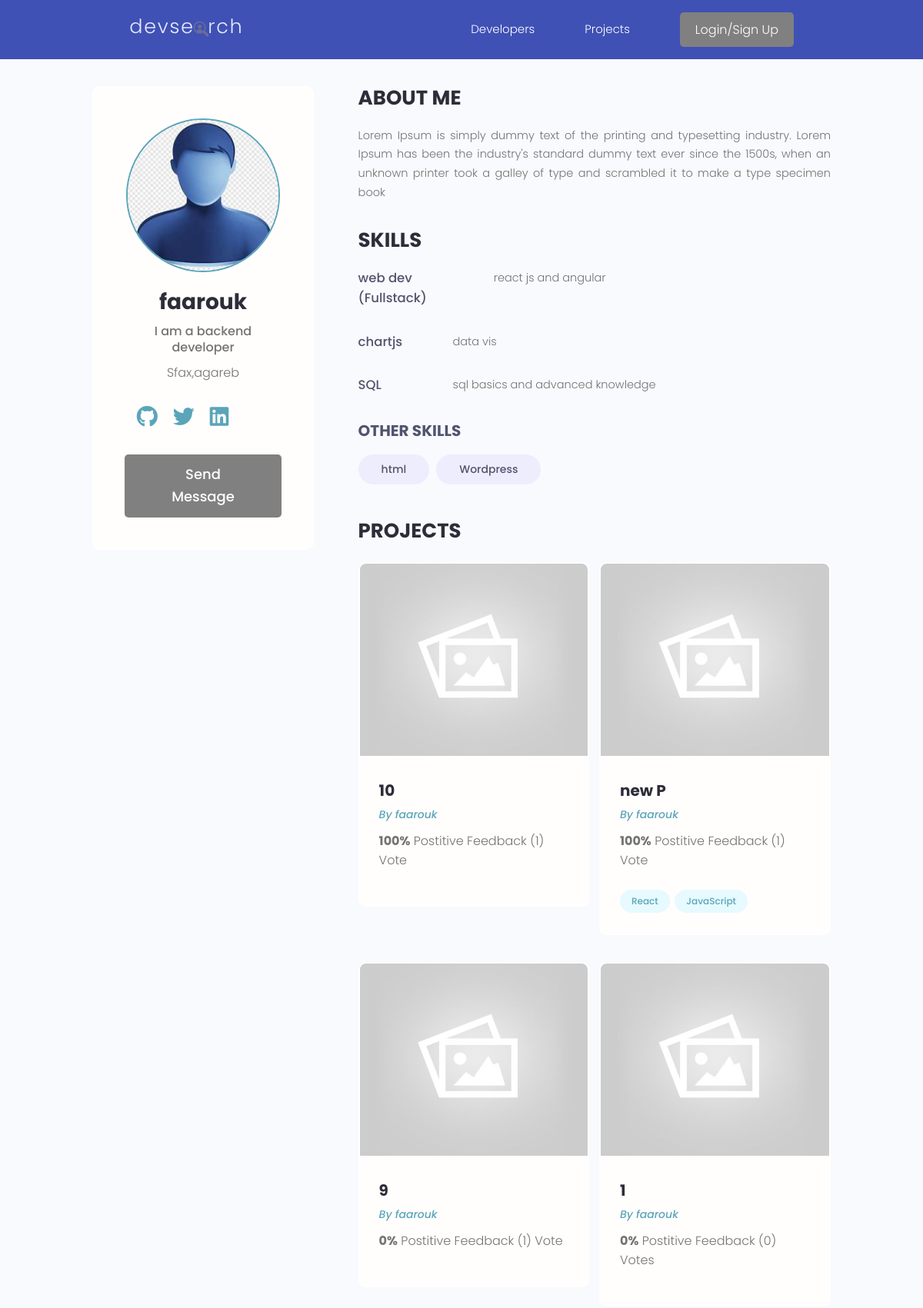
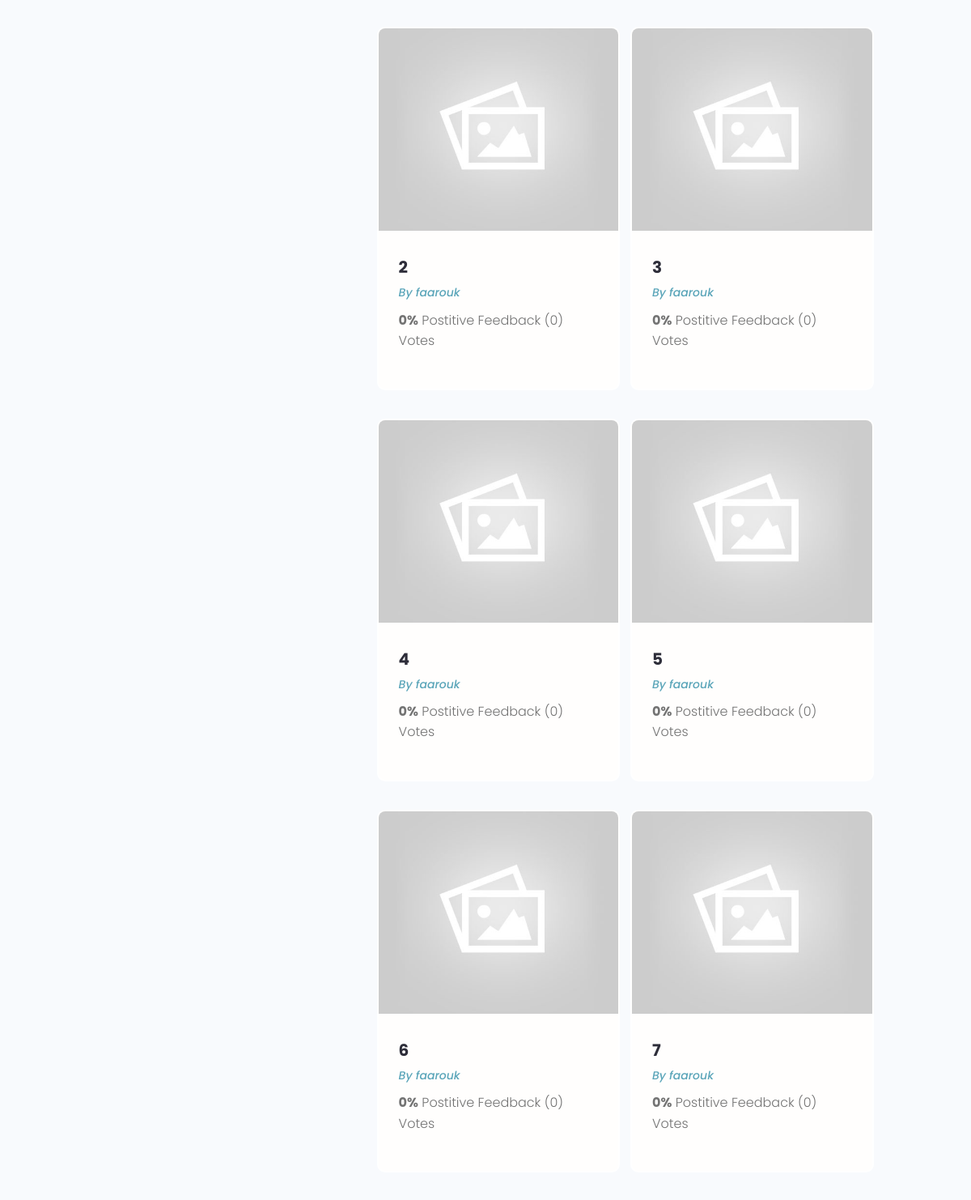
The app's page /profile/88b4c485-e2a3-436c-9921-4944f9a081f5/ (upper part) with its own data (2 pictures, top to bottom).
### users/models.py (models this page shows, shortened)
class Profile(models.Model):
    user = models.OneToOneField(User,on_delete=models.CASCADE,null=True,blank=True)
    name = models.CharField(max_length=200,null=True,blank=True)
    email = models.EmailField(max_length=500,null=True,blank=True)
    username = models.CharField(max_length=200,null=True,blank=True)
    location = models.CharField(max_length=200,null=True,blank=True)
    short_intro = models.CharField(max_length=200,null=True,blank=True)
    bio = models.TextField(null=True,blank=True)
    profile_image = models.ImageField(null=True,blank=True,upload_to='profiles/',default="profiles/user-default.png")
    social_github = models.CharField(max_length=200,null=True,blank=True)
    social_twitter = models.CharField(max_length=200,null=True,blank=True)
    social_linkedin = models.CharField(max_length=200,null=True,blank=True)
    social_youtube = models.CharField(max_length=200,null=True,blank=True)
    social_website = models.CharField(max_length=200,null=True,blank=True)
    created = models.DateTimeField(auto_now_add=True)
    id = models.UUIDField(default=uuid.uuid4, unique = True,
                          primary_key=True,editable=False)

class Skill(models.Model):
    owner = models.ForeignKey(Profile,on_delete=models.CASCADE,null=True,blank=True)
    name =  models.CharField(max_length=200,null=True,blank=True)
    description = models.TextField(null=True,blank=True)
    created = models.DateTimeField(auto_now_add=True)
    id = models.UUIDField(default=uuid.uuid4, unique = True,
                          primary_key=True,editable=False)
    def __str__(self) -> str:
        return str(self.name)

### projects/models.py (models this page shows, shortened)
class Project(models.Model):
    owner = models.ForeignKey(Profile,null=True,blank=True,on_delete=models.SET_NULL)
    title = models.CharField(max_length=200)
    description = models.TextField(null=True,blank=True)
    featured_image = models.ImageField(null=True,blank=True,default='default.jpg')
    demo_link = models.CharField(max_length=2000, null=True,blank=True)
    source_link = models.CharField(max_length=2000,null=True,blank=True)
    tags = models.ManyToManyField('Tag',blank=True)
    vote_total = models.IntegerField(default=0,null=True,blank=True)
    vote_ratio = models.IntegerField(default=0,null=True,blank=True)
    created = models.DateTimeField(auto_now_add=True)
    id = models.UUIDField(default=uuid.uuid4, unique = True,
                          primary_key=True,editable=False)
    class Meta:
        ordering = ['-vote_ratio' , '-vote_total' , 'title' ]

class Tag(models.Model):
    name = models.CharField(max_length=200)
    created = models.DateTimeField(auto_now_add=True)
    id = models.UUIDField(default=uuid.uuid4,unique=True,
                          primary_key=True ,editable=False)
    def __str__(self) :
        return self.name

### users/views.py (the view)
# urls.py: path('profile/<str:pk>/',views.userProfile, name = "user-profile"),
def userProfile(request,pk):
    profile = Profile.objects.get(id=pk)
    topSkills = profile.skill_set.exclude(description__exact="")
    otherSkills = profile.skill_set.filter(description__exact="")
    context = {'profile':profile,'topSkills':topSkills,'otherSkills':otherSkills}
    return render(request,'users/user-profile.html',context)

### users/templates/users/user-profile.html
{% extends 'main.html' %}
{% block content %}
<main class="profile my-md">
    <div class="container">
      <div class="layout">
        <div class="column column--1of3">
          <div class="card text-center">
            <div class="card__body dev">
              <img class="avatar avatar--xl" src="{{profile.profile_image.url}}" />
              <h2 class="dev__name">{{profile.name}}</h2>
              <p class="dev__title">{{profile.short_intro}}</p>
              <p class="dev__location">{{profile.location}}</p>
              <ul class="dev__social">
                {% if profile.social_github %}
                <li>
                    <a title="Github" href="{{profile.social_github}}" target="_blank"><i class="fab fa-github"></i></a>
                </li>
                {% endif %}
                {% if profile.social_twitter %}
                <li>
                <a title="Twitter" href="{{profile.social_twitter}}" target="_blank"><i class="fab fa-twitter"></i></a>
            </li>
            {% endif %}
            {% if profile.social_linkedin %}
            <li>
                <a title="LinkedIn" href="{{profile.social_linkedin}}" target="_blank"><i class="fab fa-linkedin"></i></a>
            </li>
            {% endif %}
            {% if profile.social_website %}
            <li>
                <a title="Personal Website" href="{{profile.social_website}}" target="_blank" class="dev__social-globe"><i class="fab fa-globe"></i></a>
            </li>
            {% endif %}
        </ul>
            {% if request.user.profile.id != profile.id %}
            <a href="{% url 'create-message' profile.id %}" class="btn btn--sub btn--lg">Send Message </a>
            {% endif %}
            </div>
          </div>
        </div>
        <div class="column column--2of3">
          <div class="devInfo">
            <h3 class="devInfo__title">About Me</h3>
            <p class="devInfo__about">{{profile.bio}}</p>
          </div>
          <div class="devInfo">
            <h3 class="devInfo__title">Skills</h3>
            <div class="devInfo__skills">
                {% for skill in topSkills  %}
                <div class="devSkill">
                    <h4 class="devSkill__title">{{skill.name}}</h4>
                    <p class="devSkill__info">{{skill.description}}</p>
            </div>
            {% endfor %}
              <h3 class="devInfo__subtitle">Other Skills</h3>
              <div class="devInfo__otherSkills">
                {% for skill in otherSkills %}
                <span class="tag tag--pill tag--sub tag--lg">
                    <small>{{skill}}</small>
                </span>
                {% endfor %}
              </div>
            </div>
          </div>
          <div class="devInfo">
            <h3 class="devInfo__title">Projects</h3>
            <div class="grid grid--two">
                {% for project in profile.project_set.all  %}
                <div class="column">
                <div class="card project">
                  <a href="{% url 'project' project.id %}" class="project">
                    <img class="project__thumbnail" src="{{project.featured_image.url}}" alt="project thumbnail" />
                    <div class="card__body">
                      <h3 class="project__title">{{project.title}}</h3>
                      <p><a class="project__author" href="{% url 'user-profile' project.owner.id %}">By {{project.owner.name}}</a></p>
                      <p class="project--rating">
                          <span style="font-weight: bold;">{{project.vote_ratio}}%</span> Postitive
                        Feedback ({{project.vote_total}}) Vote{{project.vote_total|pluralize:'s'}}
                      </p>
                      <div class="project__tags">
                        {% for tag in project.tags.all  %}
                        <span class="tag tag--pill tag--main">
                            <small>{{tag}}</small>
                        </span>
                        {% endfor %}
                    </div>
                </div>
            </a>
        </div>
    </div>
    {% endfor %}
</div>
</div>
</div>
</div>
</div>
</main>
{% endblock %}

### static/styles/app.css (style rules this page uses)
:root { --color-sub: #2d2d39; }
.btn--sub { background-color: gray; }
.card { border: 2px solid var(--color-light); }
img { width: 100%; }
.dev__social a i.fab { font-size: 2.8rem; margin-right: 0.5rem; }
.profile .card > .dev { padding: 4rem; }
.dev__name { color: var(--color-sub); font-size: 2.8rem; font-weight: 700; margin-top: 1rem; margin-bottom: 0.5rem; }
.dev__title { font-size: 1.6rem; font-weight: 500; line-height: 1.3; }
.dev__location { margin-top: 1rem; }
.dev__social { margin: 3rem 0; list-style: none; display: flex; justify-content: center; gap: 1.5rem; }
.devInfo { margin-bottom: 3rem; }
.devInfo__title, .devInfo__subtitle { font-size: 2.6rem; color: var(--color-sub); text-transform: uppercase; font-weight: 700; margin-bottom: 1.5rem; }
.devInfo__subtitle { font-size: 2rem; color: var(--color-sub-light); }
.devInfo__about, .devSkill__info { font-size: 1.45rem; line-height: 1.7; text-align: justify; }
.devSkill { margin-bottom: 3rem; }
.devSkill__title { font-size: 1.65rem; font-weight: 500; color: var(--color-sub-light); }
@media screen and (min-width: 700px) { .devSkill { display: flex; justify-content: space-between; gap: 3rem; } }
@media screen and (min-width: 700px) { .devSkill__info { flex-basis: 80%; } }
.project__author { font-size: 1.4rem; font-style: italic; }
.project--rating { margin-bottom: 1.6em; margin-top: 0.5em; }
.project__thumbnail { height: 25rem; object-fit: cover; object-position: top center; }
.project__title { font-size: 2rem; font-weight: 700; color: var(--color-sub); }
:root { --color-primary: #3f51b5; --color-light: #ffffff; }

### static/uikit/styles/modules/_variables.css (style rules this page uses)
:root { --color-main: #5aa5b9; --color-main-light: #e6faff; --color-sub: #3f4156; --color-sub-light: #51546e; --color-sub-lighter: #ededfd; --color-text: #737373; --color-gray: #8b8b8b; --color-light: #e5e7eb; --color-light-gray: #767676; --color-bg: #f8fafd; --color-white: #fffefd; --color-white-light: #f3f3f3; --color-success: #359e64; --color-success-bg: #def8e8; --color-error: #fc4b0b; --color-error-bg: #fff2ee; --font-base: 'Poppins', arial, helvetica, 'Segoe UI', roboto, ubuntu, sans-serif; --font-monospace: 'Fira Code', 'Courier New', courier, monospace; --font-regular: 300; --font-medium: 500; --font-bold: 700; --generic-shadow: 1px 1px 5px #00000010; --generic-transition: all 0.3s ease-in-out; }

### static/uikit/styles/modules/_base.css (style rules this page uses)
* { margin: 0; padding: 0; box-sizing: border-box; text-rendering: optimizeLegibility; color: inherit; font-size: inherit; }
html { font-size: 50%; }
@media only screen and (min-width: 480px) { html { font-size: 56.25%; } }
@media only screen and (min-width: 1200px) { html { font-size: 62.5%; } }
body { line-height: 1.6; font-weight: 400; font-size: 1.5rem; color: var(--color-text); background-color: var(--color-bg); min-height: 100vh; }

### static/uikit/styles/modules/_typography.css (style rules this page uses)
* { font-family: var(--font-base); }
h2 { font-size: 3.6rem; font-weight: var(--font-bold); }
h3 { font-size: 3.2rem; font-weight: var(--font-medium); }
h4 { font-size: 2.8rem; font-weight: var(--font-medium); }
p, span, strong { font-size: 1.6rem; color: var(--color-text); font-weight: var(--font-regular); }
a { padding-bottom: 2px; text-decoration: none; display: inline-block; color: var(--color-main); font-weight: var(--font-medium); }

### static/uikit/styles/modules/_utilities.css (style rules this page uses)
.container { width: 92%; max-width: 165rem; margin: 0 auto; box-sizing: border-box; }
@media screen and (min-width: 1000px) { .container { width: 90%; } }
@media screen and (min-width: 1200px) { .container { width: 80%; } }
.text-center { text-align: center; }
.my-md { margin: 3rem auto; }

### static/uikit/styles/modules/_avatar.css (style rules this page uses)
.avatar { border-radius: 50%; border: 2px solid var(--color-main); object-fit: cover; }
.avatar--xl { height: 20rem; width: 20rem; }

### static/uikit/styles/modules/_button.css (style rules this page uses)
.btn { display: inline-block; position: relative; cursor: pointer; background-color: var(--color-light); font-weight: var(--font-medium); color: var(--color-sub); text-decoration: none; padding: 1rem 2rem; border-radius: 0.5rem; border: none; width: -webkit-fit-content; width: -moz-fit-content; width: fit-content; height: -webkit-fit-content; height: -moz-fit-content; height: fit-content; font-size: 1.6rem; outline-width: 0; outline-color: transparent; -webkit-backface-visibility: hidden; backface-visibility: hidden; transition: all 0.3s ease-in-out; }
.btn--sub { background-color: var(--color-sub); color: var(--color-white); }
.btn--lg { font-size: 1.8rem; padding: 1.2rem 4.5rem; }

### records on screen
Profile: profile_image (picture), name "faarouk", short_intro "I am a backend developer", location "Sfax,agareb", bio "Lorem Ipsum is simply dummy text of the printing and typesetting industry. Lorem Ipsum has been the industry's standard dummy text ever since the 1500s, when an unknown printer took a galley of type and scrambled it to make a type specimen book"
Skill: name "web dev (Fullstack)", description "react js and angular"
Skill: name "chartjs", description "data vis"
Skill: name "SQL", description "sql basics and advanced knowledge"
Skill: name "html"
Skill: name "Wordpress"
Project: featured_image (placeholder picture), title "10", owner.name "faarouk", vote_ratio "100", vote_total "1"
Project: featured_image (placeholder picture), title "new P", owner.name "faarouk", vote_ratio "100", vote_total "1"
Tag: name "React"
Tag: name "JavaScript"
Project: featured_image (placeholder picture), title "9", owner.name "faarouk", vote_ratio "0", vote_total "1"
Project: featured_image (placeholder picture), title "1", owner.name "faarouk", vote_ratio "0", vote_total "0"
Project: featured_image (placeholder picture), title "2", owner.name "faarouk", vote_ratio "0", vote_total "0"
Project: featured_image (placeholder picture), title "3", owner.name "faarouk", vote_ratio "0", vote_total "0"
Project: featured_image (placeholder picture), title "4", owner.name "faarouk", vote_ratio "0", vote_total "0"
Project: featured_image (placeholder picture), title "5", owner.name "faarouk", vote_ratio "0", vote_total "0"
Project: featured_image (placeholder picture), title "6", owner.name "faarouk", vote_ratio "0", vote_total "0"
Project: featured_image (placeholder picture), title "7", owner.name "faarouk", vote_ratio "0", vote_total "0"
